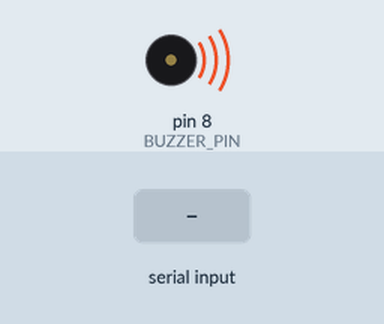
This sketch was run on a simulated Arduino Uno, built with avr-gcc and run on an emulated ATmega328P. Shown: buzzer (waves = sounding). Inputs (shaded band) come from the test bench.

Above: at 1.2 s.
1.3 s: "a" received over Serial
At 2.9 s:
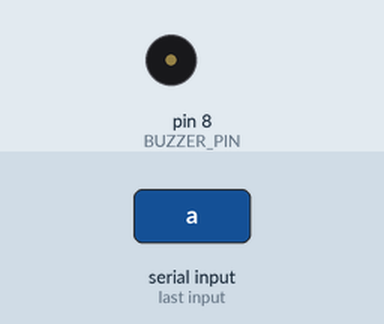
4.3 s: "b" received over Serial
Timing chart, 0 to 7.3 s (numbered marks = the images above; inputs shaded):
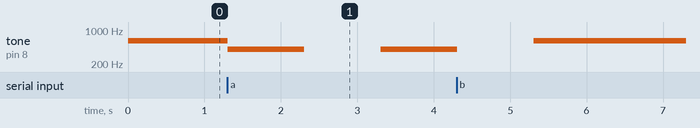

The sketch:

FindYourStuff.ino
```cpp
#define BUZZER_PIN 8
char state;
bool x;

void buzzer(void) {
  tone(8, 400);
  delay(1000);
  noTone(8);
  delay(1000);
}

void setup() {
  pinMode(BUZZER_PIN, OUTPUT);
  Serial.begin(9600);
}

void loop() {

  tone(8, 600);
  if (Serial.available() > 0) {
    state = Serial.read();
    delay(2);

    if (state == 'a')
      x = true;
    delay(5);

    while (x) {
      buzzer();
      state = Serial.read();

      if (state == 'b') {
        noTone(8);
        x = false;
      }
    }
  }
}
```

Measured:
- after the input at 1.3 s, tone on pin 8 (BUZZER_PIN): 600 Hz → 400 Hz at once, → silent 1.0 s later, → 400 Hz 1.0 s later
